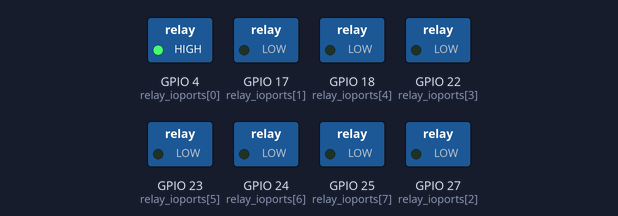
Bench run of a program on a simulated Raspberry Pi (BCM pin numbers). Parts: switched loads named in the program (green lamp = pin HIGH).

Above: at 0.05 s.
At 0.45 s:
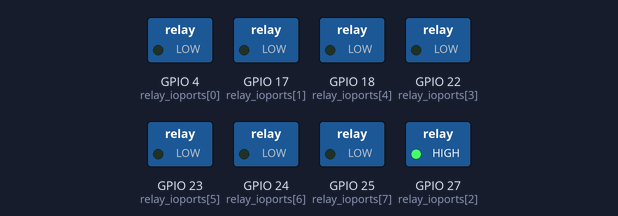
At 0.85 s:
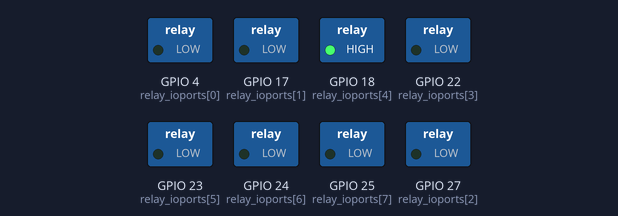
At 1.85 s:
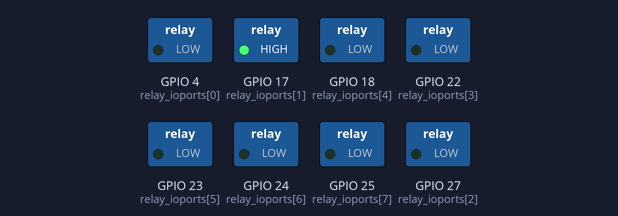
At 2.65 s:
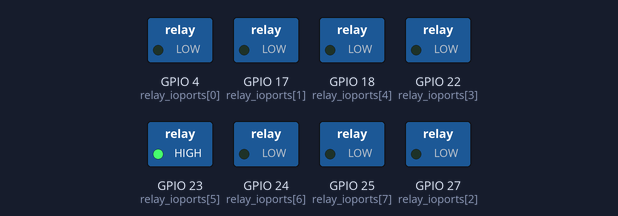
At 3.55 s:
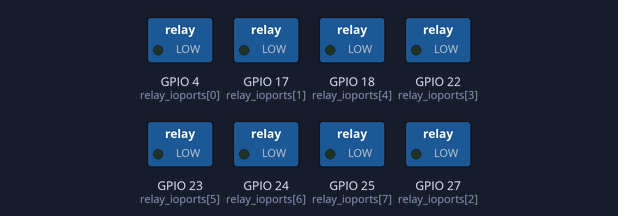
Timing chart, 0 to 3.9 s (numbered marks = the images above):
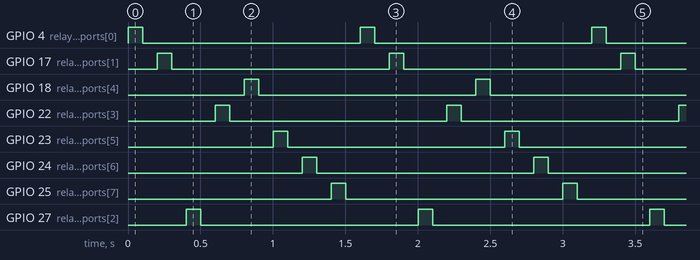

Measured:
- by itself, GPIO 4 (relay_ioports[0]), GPIO 17 (relay_ioports[1]), GPIO 18 (relay_ioports[4]), GPIO 22 (relay_ioports[3]), GPIO 23 (relay_ioports[5]), GPIO 24 (relay_ioports[6]), GPIO 25 (relay_ioports[7]), GPIO 27 (relay_ioports[2]): alternates HIGH for 0.10 s and LOW for 1.5 s
- by itself, everything shown: repeats every 1.6 s, in 16 steps

The program:

gpio_ctl.py
```python
import RPi.GPIO as GPIO  #GPIOにアクセスするライブラリをimportします。
import time


# GPIO.setmode(GPIO.BCM)  #GPIOへアクセスする番号をBCMの番号で指定することを宣言します。
# GPIO.setup(15,GPIO.OUT) #BCMの15番ピン、物理的には10番ピンを出力に設定します。
# GPIO.setup(2,GPIO.IN)   #BCM 2番ピンを入力に設定します。

# try:
#     while True:
#         if GPIO.input(2) == GPIO.LOW:
#             GPIO.output(15,GPIO.HIGH)
#         else:
#             GPIO.output(15,GPIO.LOW)

#         time.sleep(2.0)

# except KeyboardInterrupt:
#     GPIO.cleanup()

GPIO.setmode(GPIO.BCM)  #GPIOへアクセスする番号をBCMの番号で指定することを宣言します。
GPIO.setup(4, GPIO.OUT) #BCMの15番ピン、物理的には10番ピンを出力に設定します。

relay_ioports = [4, 17, 27, 22, 18, 23, 24, 25]

for i in relay_ioports:
    GPIO.setup(i, GPIO.OUT) #OPポートを出力に設定

try:
    while True:
        for i in relay_ioports:
            GPIO.output(i, GPIO.HIGH)
            time.sleep(0.1)
            GPIO.output(i, GPIO.LOW)
            time.sleep(0.1)

        # GPIO.output(4, GPIO.HIGH)
        # time.sleep(2.0)
        # GPIO.output(4, GPIO.LOW)
        # time.sleep(2.0)

except KeyboardInterrupt:
    for i in relay_ioports:
        GPIO.output(i, GPIO.LOW)
    GPIO.cleanup()
```
